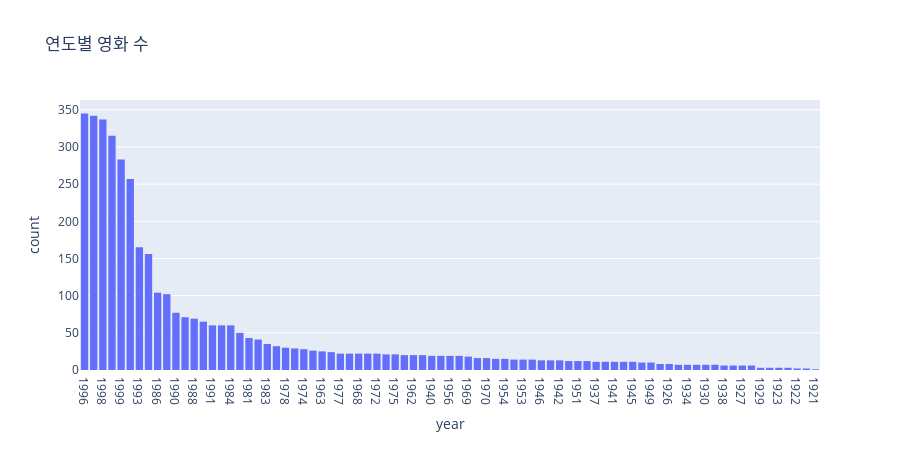

The notebook cell saved with this chart:
### Code cell
movie_count_by_year = px.histogram(movies, x='year', height=450, title='연도별 영화 수').update_xaxes(categoryorder="total descending")
movie_count_by_year

### Figure 1 — Plotly figure (JSON) as saved in the notebook; plotly's stock layout.template omitted (floating-point values rounded to 4 significant figures; data arrays with more than 128 entries replaced by an {"elided": "..."} marker saying what was removed)
{"data": [{"alignmentgroup": "True", "bingroup": "x", "hovertemplate": "year=%{x}<br>count=%{y}<extra></extra>", "legendgroup": "", "marker": {"color": "#636efa", "pattern": {"shape": ""}}, "name": "", "offsetgroup": "", "orientation": "v", "showlegend": false, "type": "histogram", "x": {"elided": "3883 str values"}, "xaxis": "x", "yaxis": "y"}], "layout": {"barmode": "relative", "height": 450, "legend": {"tracegroupgap": 0}, "title": {"text": "연도별 영화 수"}, "xaxis": {"anchor": "y", "categoryorder": "total descending", "domain": [0, 1], "title": {"text": "year"}}, "yaxis": {"anchor": "x", "domain": [0, 1], "title": {"text": "count"}}}}
